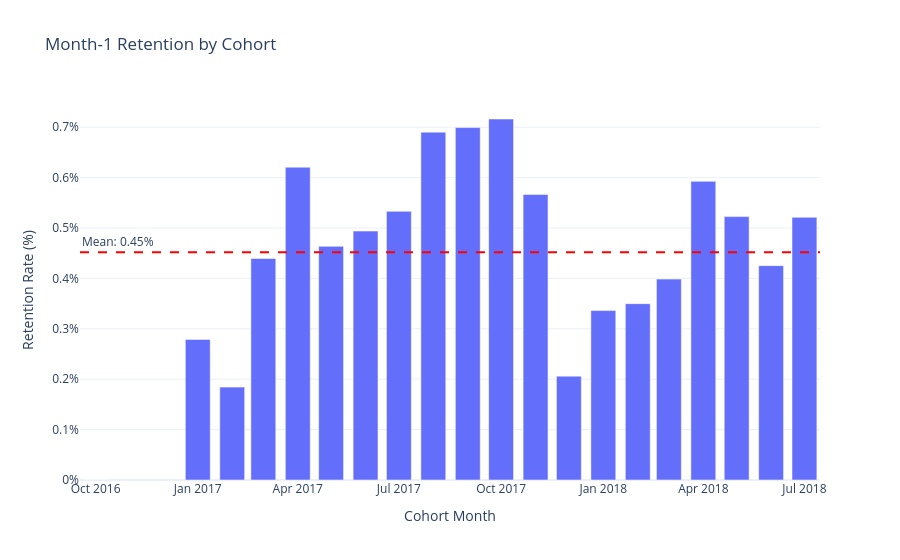

Write notebook code for a chart like this one.
### Markdown cell above
<br>

#### Month-1 Retention for Eligible Cohorts

### Code cell
# Month-1 retention for eligible cohorts (percent), via CohortAnalyzer
month_1_retention = cohort.period_retention(1)

# Create figures with Plotly Graph Objects
fig = go.Figure()

# Adding a Bar Chart
fig.add_trace(go.Bar(
    x=month_1_retention.index.strftime('%Y-%m'),
    y=month_1_retention.values,
    name='Retention Rate',
    hovertemplate='Cohort Month: %{x}<br>Retention Rate: %{y:.2f}%<extra></extra>',
))
# Adding a mean value line
fig.add_hline(
    y=month_1_retention.mean(),
    line_dash="dash",
    line_color="red",
    annotation_text=f"Mean: {month_1_retention.mean():.2f}%",
    annotation_position="top left"
)
# Adjusting the layout
fig.update_layout(
    title='Month-1 Retention by Cohort',
    xaxis_title='Cohort Month',
    yaxis_title='Retention Rate (%)',
    xaxis=dict(tickangle=-0),
    yaxis=dict(ticksuffix='%'),
    template='plotly_white',
    hovermode='x unified'
)
fig.show()

### Figure 1 — Plotly figure (JSON) as saved in the notebook; plotly's stock layout.template omitted (floating-point values rounded to 4 significant figures)
{"data": [{"hovertemplate": "Cohort Month: %{x}<br>Retention Rate: %{y:.2f}%<extra></extra>", "name": "Retention Rate", "type": "bar", "x": ["2016-10", "2017-01", "2017-02", "2017-03", "2017-04", "2017-05", "2017-06", "2017-07", "2017-08", "2017-09", "2017-10", "2017-11", "2017-12", "2018-01", "2018-02", "2018-03", "2018-04", "2018-05", "2018-06", "2018-07"], "y": [0.0, 0.2789, 0.1843, 0.4395, 0.6206, 0.4636, 0.4939, 0.533, 0.6902, 0.6993, 0.7163, 0.5666, 0.2061, 0.3362, 0.3499, 0.3986, 0.5925, 0.5226, 0.4253, 0.5211]}], "layout": {"annotations": [{"showarrow": false, "text": "Mean: 0.45%", "x": 0, "xanchor": "left", "xref": "x domain", "y": 0.4519, "yanchor": "bottom", "yref": "y"}], "hovermode": "x unified", "shapes": [{"line": {"color": "red", "dash": "dash"}, "type": "line", "x0": 0, "x1": 1, "xref": "x domain", "y0": 0.4519, "y1": 0.4519, "yref": "y"}], "title": {"text": "Month-1 Retention by Cohort"}, "xaxis": {"tickangle": 0, "title": {"text": "Cohort Month"}}, "yaxis": {"ticksuffix": "%", "title": {"text": "Retention Rate (%)"}}}}
